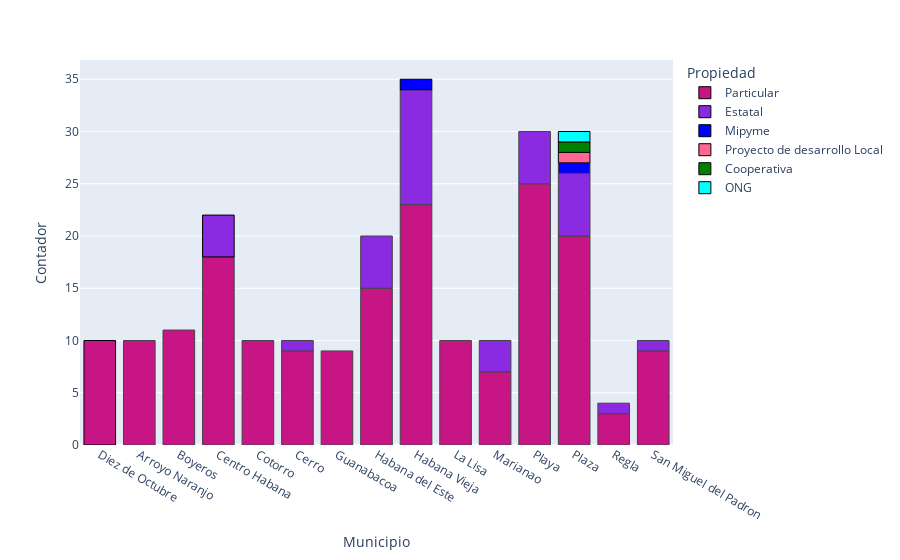

The notebook cell this image was saved under:
### Code cell
from bibliotheque import conteo_rest_gen
dfy = conteo_rest_gen(data)
fig = px.bar(dfy, x = "Municipio", y = "Contador" , color = "Propiedad", color_discrete_map={"Particular": "mediumvioletred", "Estatal": "blueviolet", "Mipyme": "blue", "Proyecto de desarrollo local": "forestgreen", "ONG":"cyan", "Cooperativa": "green"})
fig.update_traces(marker_line_color =["Black"], marker_line_width = 1)
fig.show()

### Figure 1 — Plotly figure (JSON) as saved in the notebook; plotly's stock layout.template omitted (floating-point values rounded to 4 significant figures)
{"data": [{"alignmentgroup": "True", "hovertemplate": "Propiedad=Particular<br>Municipio=%{x}<br>Contador=%{y}<extra></extra>", "legendgroup": "Particular", "marker": {"color": "mediumvioletred", "line": {"color": ["Black"], "width": 1}, "pattern": {"shape": ""}}, "name": "Particular", "offsetgroup": "Particular", "orientation": "v", "showlegend": true, "textposition": "auto", "type": "bar", "x": ["Diez de Octubre", "Arroyo Naranjo", "Boyeros", "Centro Habana", "Cotorro", "Cerro", "Guanabacoa", "Habana del Este", "Habana Vieja", "La Lisa", "Marianao", "Playa", "Plaza", "Regla", "San Miguel del Padron"], "xaxis": "x", "y": [10, 10, 11, 18, 10, 9, 9, 15, 23, 10, 7, 25, 20, 3, 9], "yaxis": "y"}, {"alignmentgroup": "True", "hovertemplate": "Propiedad=Estatal<br>Municipio=%{x}<br>Contador=%{y}<extra></extra>", "legendgroup": "Estatal", "marker": {"color": "blueviolet", "line": {"color": ["Black"], "width": 1}, "pattern": {"shape": ""}}, "name": "Estatal", "offsetgroup": "Estatal", "orientation": "v", "showlegend": true, "textposition": "auto", "type": "bar", "x": ["Centro Habana", "Cerro", "Habana del Este", "Habana Vieja", "Marianao", "Playa", "Plaza", "Regla", "San Miguel del Padron"], "xaxis": "x", "y": [4, 1, 5, 11, 3, 5, 6, 1, 1], "yaxis": "y"}, {"alignmentgroup": "True", "hovertemplate": "Propiedad=Mipyme<br>Municipio=%{x}<br>Contador=%{y}<extra></extra>", "legendgroup": "Mipyme", "marker": {"color": "blue", "line": {"color": ["Black"], "width": 1}, "pattern": {"shape": ""}}, "name": "Mipyme", "offsetgroup": "Mipyme", "orientation": "v", "showlegend": true, "textposition": "auto", "type": "bar", "x": ["Habana Vieja", "Plaza"], "xaxis": "x", "y": [1, 1], "yaxis": "y"}, {"alignmentgroup": "True", "hovertemplate": "Propiedad=Proyecto de desarrollo Local<br>Municipio=%{x}<br>Contador=%{y}<extra></extra>", "legendgroup": "Proyecto de desarrollo Local", "marker": {"color": "#FF6692", "line": {"color": ["Black"], "width": 1}, "pattern": {"shape": ""}}, "name": "Proyecto de desarrollo Local", "offsetgroup": "Proyecto de desarrollo Local", "orientation": "v", "showlegend": true, "textposition": "auto", "type": "bar", "x": ["Plaza"], "xaxis": "x", "y": [1], "yaxis": "y"}, {"alignmentgroup": "True", "hovertemplate": "Propiedad=Cooperativa<br>Municipio=%{x}<br>Contador=%{y}<extra></extra>", "legendgroup": "Cooperativa", "marker": {"color": "green", "line": {"color": ["Black"], "width": 1}, "pattern": {"shape": ""}}, "name": "Cooperativa", "offsetgroup": "Cooperativa", "orientation": "v", "showlegend": true, "textposition": "auto", "type": "bar", "x": ["Plaza"], "xaxis": "x", "y": [1], "yaxis": "y"}, {"alignmentgroup": "True", "hovertemplate": "Propiedad=ONG<br>Municipio=%{x}<br>Contador=%{y}<extra></extra>", "legendgroup": "ONG", "marker": {"color": "cyan", "line": {"color": ["Black"], "width": 1}, "pattern": {"shape": ""}}, "name": "ONG", "offsetgroup": "ONG", "orientation": "v", "showlegend": true, "textposition": "auto", "type": "bar", "x": ["Plaza"], "xaxis": "x", "y": [1], "yaxis": "y"}], "layout": {"barmode": "relative", "legend": {"title": {"text": "Propiedad"}, "tracegroupgap": 0}, "margin": {"t": 60}, "xaxis": {"anchor": "y", "domain": [0, 1], "title": {"text": "Municipio"}}, "yaxis": {"anchor": "x", "domain": [0, 1], "title": {"text": "Contador"}}}}
